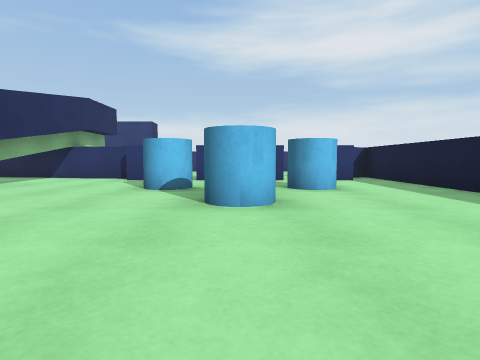
View 1 (above)

19 first-person views from a walk through a Unity game level. The camera is 0.58 m above the floor, tilts 4° down and sees 80° across. The floor is counted in squares, 1 m on a side. Each view is taken from the middle of a square. On the plan, view 1 faces up. The plan holds only what a view shows up to about 9 squares ahead; the rest is blank. The place goes on beyond the plan.

View 2
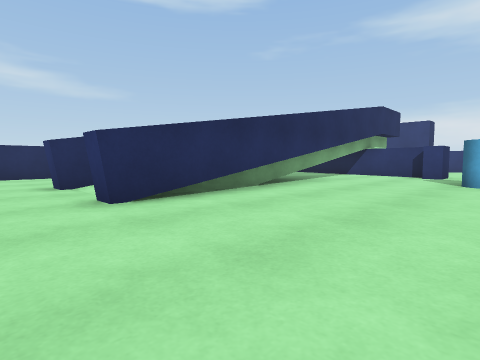

View 3
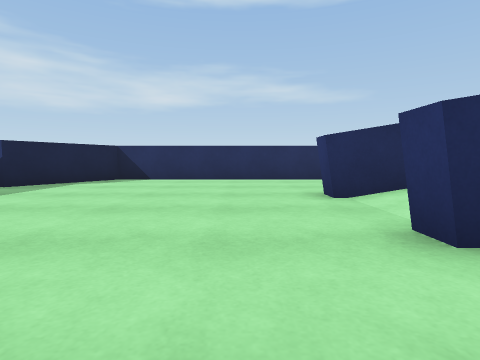

View 4
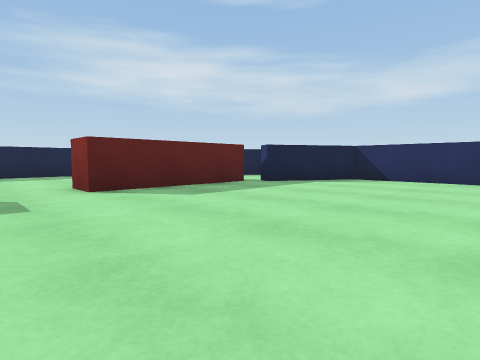

View 5
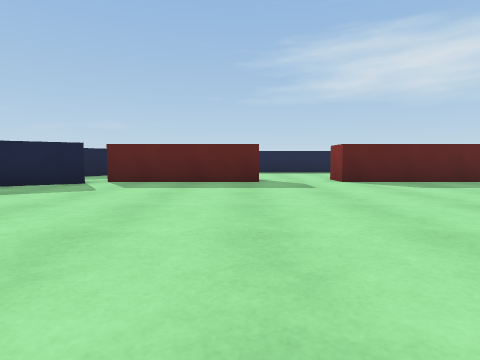

View 6
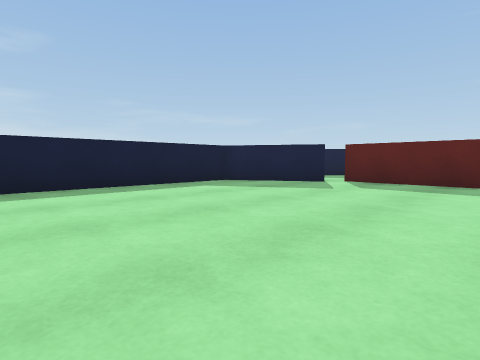

View 7
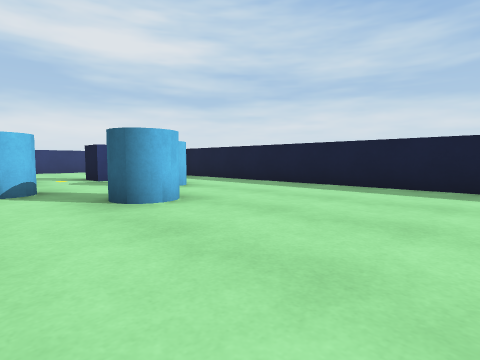

View 8
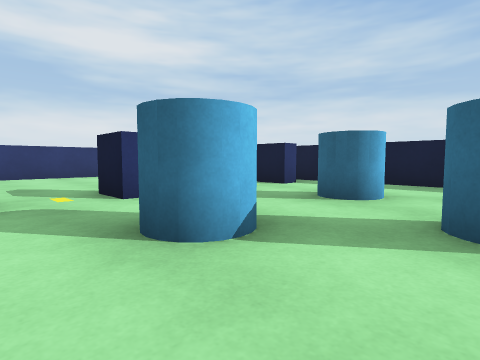

View 9
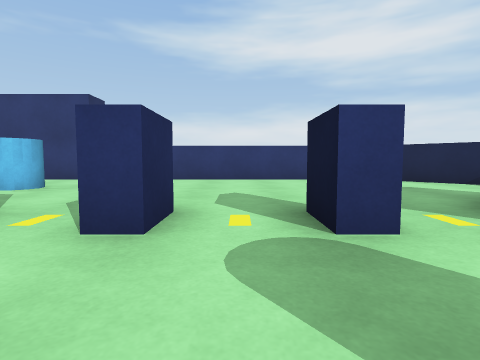

View 10
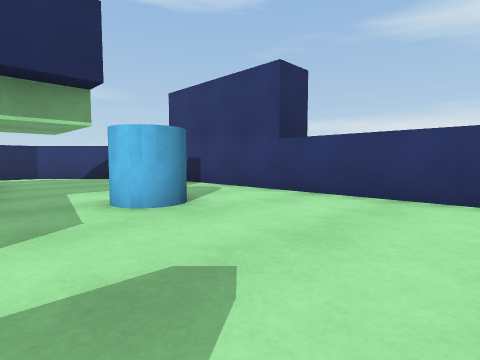

View 11
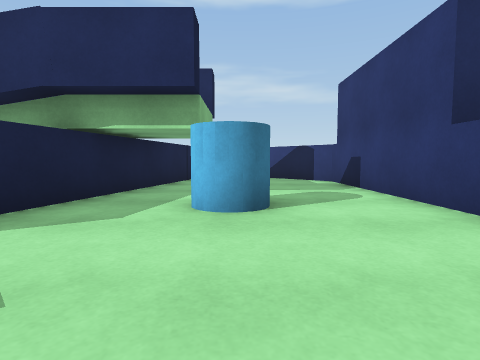

View 12
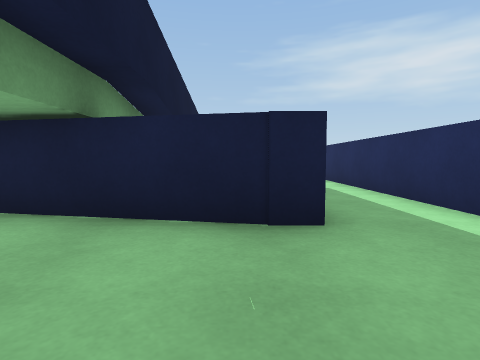

View 13
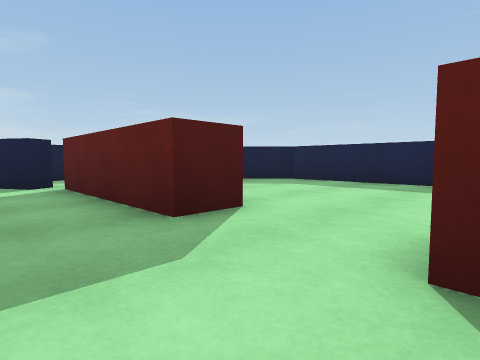

View 14
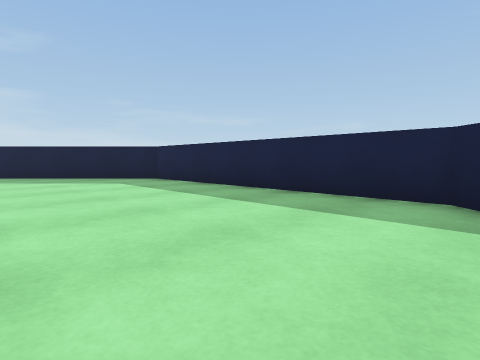

View 15
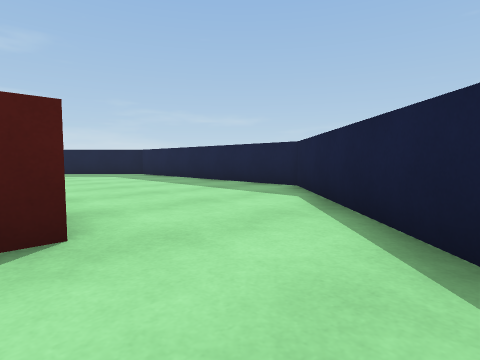

View 16
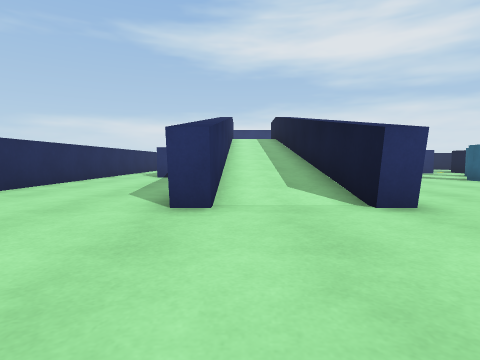

View 17
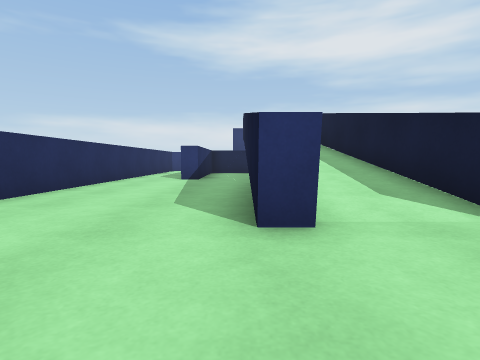

View 18
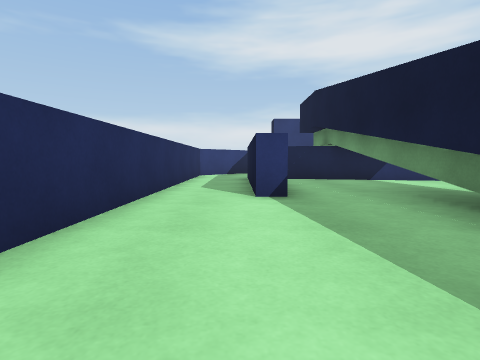

View 19
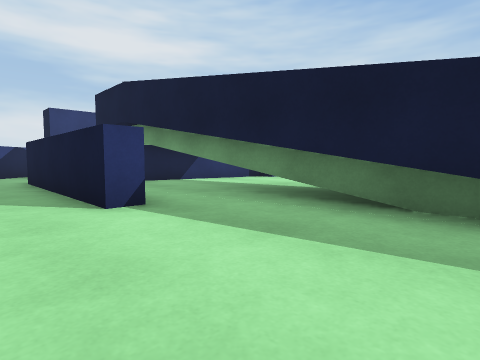

### Floor plan
Key: @ floor where view 1 was taken; # wall or solid block; . floor; / step, stairs or slope; C cylinder.
Columns run from 12 left of view 1 to 6 right of it. Each row starts with its distance up from view 1.
 15    ############
 14   ##...........  #
 13  ##............ .##
 12 ##.....CC..... ...
 11 #............. ..
 10 #.######........
  9 #.#....###.#.#.##
  8 #.#. // .......##
  7 #.#.#/  ........#
  6 #.#.#/ #..CC.CC.#
  5 #...#//#........#
  4 #...#//#....C...#
  3 #...#//#........#
  2 #...#//#........#
  1 #...#//#........#
  0 #...#//#....@...#
 -1 #...............#
 -2 #...............#
 -3 #...............#
 -4 #...............#
 -5 #...............#
 -6 ###.............#
 -7   ##..........###
 -8  ..#####..####..#
 -9  ..........   . #
-10  #..............#
-11  ##............##
-12   ##..........##
-13    ##........##
-14     ##########

Where each view was taken, in squares from view 1:
view 1: 0 up, 0 right, facing up
view 2: 2 down, 1 left, facing up-left
view 3: 2 down, 3 left, facing left
view 4: 2 down, 3 left, facing down-left
view 5: 0 up, 2 left, facing down
view 6: 0 up, 2 left, facing down-right
view 7: 0 up, 2 left, facing up-right
view 8: 4 up, 3 left, facing up-right
view 9: 6 up, 0 right, facing up
view 10: 10 up, 1 left, facing up-left
view 11: 12 up, 1 left, facing left
view 12: 13 up, 9 left, facing down
view 13: 6 down, 5 left, facing down-right
view 14: 9 down, 8 left, facing down-right
view 15: 8 down, 11 left, facing down-right
view 16: 4 down, 7 left, facing up
view 17: 3 down, 8 left, facing up
view 18: 1 up, 10 left, facing up
view 19: 2 up, 11 left, facing up-right
